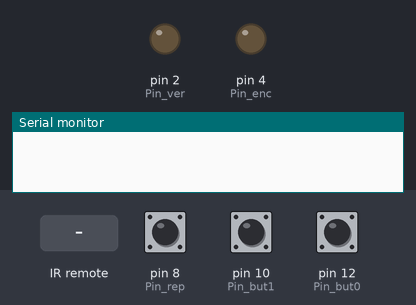
This sketch was run on a simulated Arduino Uno, built with avr-gcc and run on an emulated ATmega328P. Shown: output pins drawn as LEDs (lit = HIGH), the last lines printed to the serial monitor. The test bench sets the inputs (shaded band); at power-on: pin 8 (Pin_rep) HIGH, pin 10 (Pin_but1) HIGH, pin 12 (Pin_but0) HIGH. EEPROM starts erased.

Above: at 1.2 s.
1.3 s: infrared code 0x0 received
At 1.4 s:
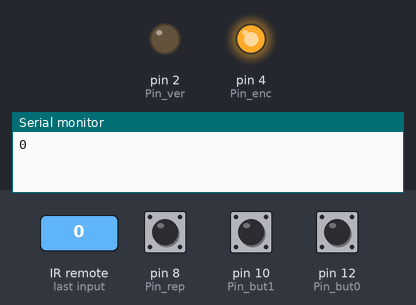
3.0 s: pin 8 (Pin_rep) pulled LOW for 0.15 s
At 3.7 s:
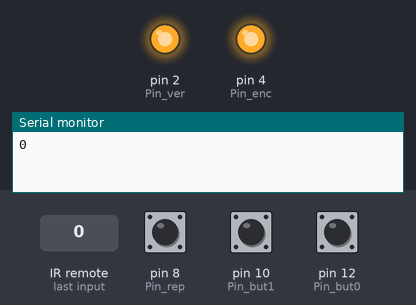
Timing chart, 0 to 6.0 s (numbered marks = the images above; inputs shaded):
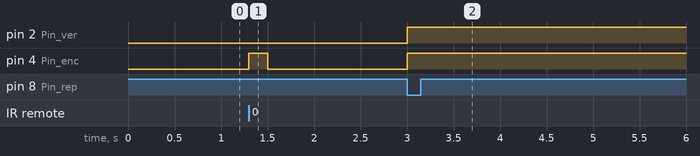

The sketch:

arduino.ino
```cpp
/***********************************************************
*Programa para ativar algo utilizando uma combinacao que recebe em infravermelhos
*O programa tambem controla um emissor de infravermelhos (eu não sabia se podia fazer varios sketches)
************************************************************/


#include <IRremote.h>
#include <EEPROM.h>

//definir os pinos
#define Pin_rep 8
#define Led_ir 6
#define Pin_rec 11
#define Pin_but0 12
#define Pin_but1 10
#define Pin_ver 2
#define Pin_enc 4

#define C_tam 5  //tamanho do codigo

IRrecv recv(Pin_rec);

//iniciar variaveis nessessárias ao programa
int codigo_estado = 0;
int repro_estado = 0;

//inicializar o codigo com o tamanho definido
int codigo[C_tam];


//funcao para ler um numero inteiro
int ler_int(int endreco) {
  byte byte1 = EEPROM.read(endreco);
  byte byte2 = EEPROM.read(endreco + 1);
  int res = (byte1 << 8) + byte2;
  return res;
}

//Guarda um numero inteiro na EEPROM caso o numero presente seja diferente
void guardar_int(int endreco, int n) {
  byte byte1 = (n >> 8) & 0xFF;
  byte byte2 = n & 0xFF;

  EEPROM.update(endreco, byte1);
  EEPROM.update(endreco + 1, byte2);
}


//funcao para guardar o codigo na EEPROM
void guardar_cod(int endreco) {
  for (int n = 0; n < C_tam; n++) {
    guardar_int(endreco + (2 * n), codigo[n]);
  }
}


void setup() {
  pinMode(Pin_ver, OUTPUT);
  pinMode(Pin_enc, OUTPUT);
  //botoes ativados a LOW
  pinMode(Pin_rep, INPUT_PULLUP);
  pinMode(Pin_but0, INPUT_PULLUP);
  pinMode(Pin_but1, INPUT_PULLUP);

  //inicializar o emissor e o recetor de infravermelhos
  IrSender.begin(Led_ir);
  recv.enableIRIn();

  Serial.begin(9600);

  guardar_cod(0);

  /*  dar print ao codigo guardado na EEPROM
  for(int n=0; n < C_tam; n++){
    Serial.println(ler_int(n*2));
  }
*/
}


//funcao para modificar o codigo
void repro() {
  digitalWrite(Pin_ver, HIGH);
  digitalWrite(Pin_enc, HIGH);
  codigo_estado = 0;
  //Serial.println("repro");
  while (repro_estado < C_tam) {
    comando();
    if (recv.decode()) {
      switch (recv.decodedIRData.command) {
        case 0:
          //0
          codigo[repro_estado] = 0;
          repro_estado++;
          break;
        case 1:
          //1
          codigo[repro_estado] = 1;
          repro_estado++;
          break;
      }
      digitalWrite(Pin_ver, LOW);
      delay(200);
      digitalWrite(Pin_ver, HIGH);
      recv.resume();
    }
  }
  //Serial.println("Repro Acabou");
  digitalWrite(Pin_ver, LOW);
  digitalWrite(Pin_enc, LOW);
  repro_estado = 0;
  guardar_cod(0);
  return;
}


void comb(int x) {
  if (codigo[codigo_estado] == x) {
    codigo_estado++;
  } else {  //codigo errado
    //Serial.println("bola");
    codigo_estado = 0;
    digitalWrite(Pin_enc, HIGH);
    delay(10000);
    digitalWrite(Pin_enc, LOW);
  }
  return;
}


//funcao para emitir IR
void comando() {
  if (digitalRead(Pin_but0) == LOW) {
    IrSender.sendRC5(0x0, 0x0, 13);
  } else if (digitalRead(Pin_but1) == LOW) {
    IrSender.sendRC5(0x0, 0x1, 13);
  }
  return;
}


void loop() {
  comando();

  if (digitalRead(Pin_rep) == LOW) {
    repro();
  }

  //receccao das emissoes IR
  if (recv.decode()) {
    Serial.println(recv.decodedIRData.command);
    switch (recv.decodedIRData.command) {
      case 0:
        comb(0);
        break;

      case 1:
        comb(1);
        break;
    }
    digitalWrite(Pin_enc, HIGH);
    delay(200);
    digitalWrite(Pin_enc, LOW);
    recv.resume();
  }

  if (codigo_estado >= C_tam) {   //codigo correto
    digitalWrite(Pin_ver, HIGH);  //pode ser trocado por uma funcao para fazer algo
    delay(10000);
    digitalWrite(Pin_ver, LOW);
    codigo_estado = 0;
  }
}
```

Measured:
- after the input at 1.3 s, pin 4 (Pin_enc): LOW → HIGH at once, → LOW 0.20 s later
- after the input at 3.0 s, pin 2 (Pin_ver), pin 4 (Pin_enc): LOW → HIGH at once
